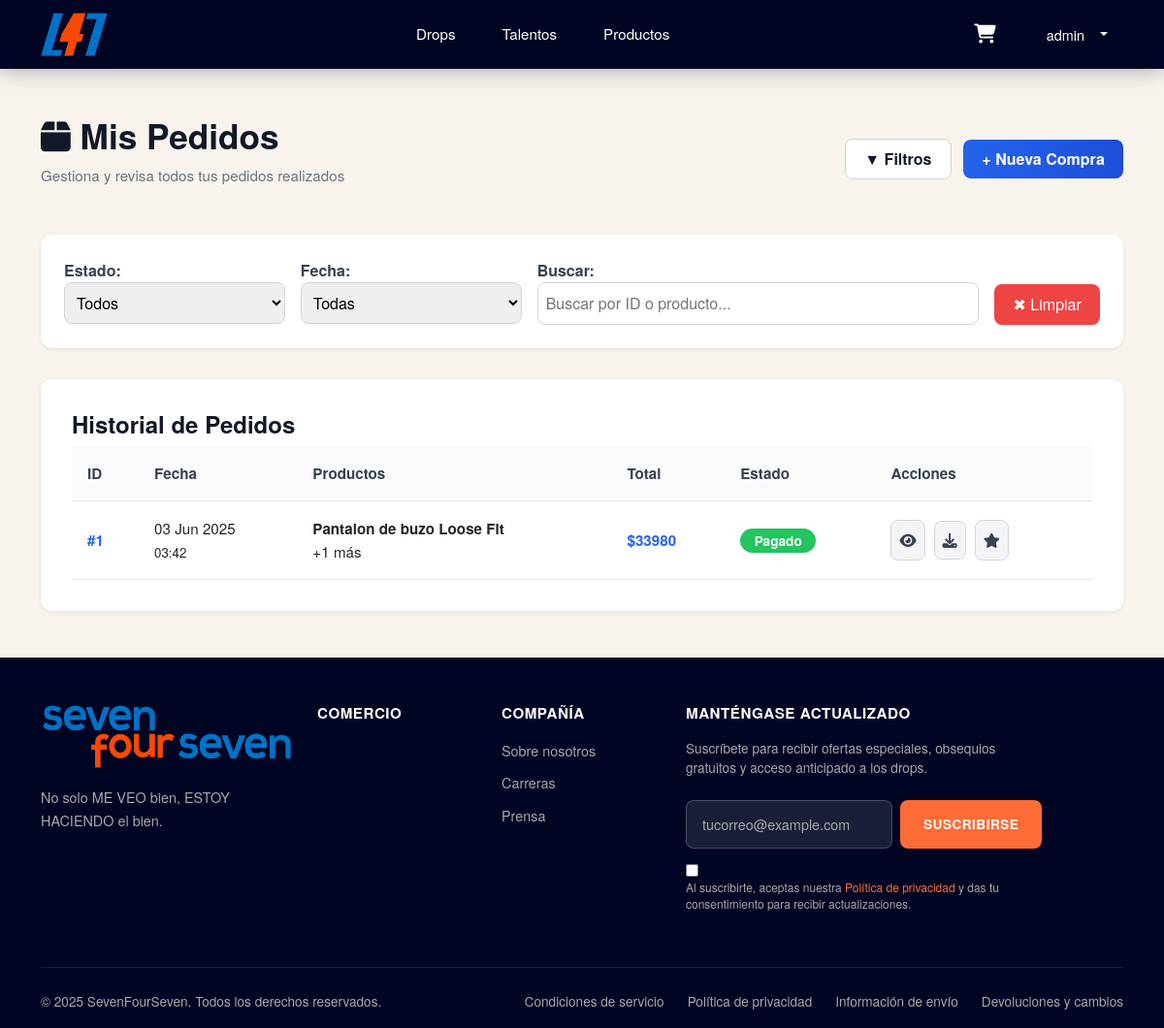
Page /orders/mis_pedidos/ (signed in) on the earlier database version.
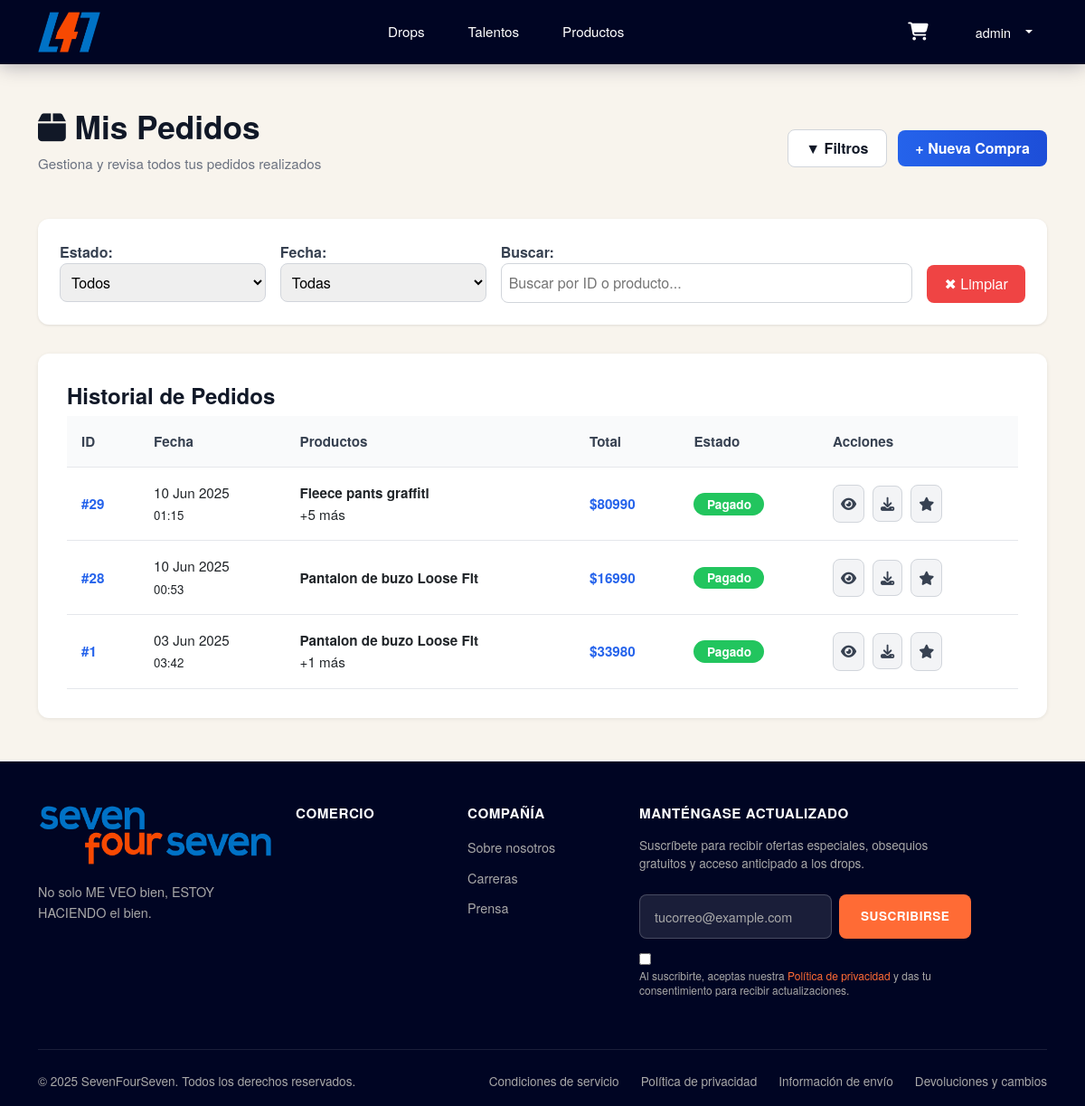
Same page on the later database version.
### apps/user/models.py (models this page shows, shortened)
class CustomUser(AbstractUser):
    image = models.ImageField('Imagen de perfil', upload_to='perfil/', blank=True, null=True)
    active_user = models.BooleanField(default=True)
    admin_user = models.BooleanField(default=False)
    is_staff = models.BooleanField(default=False)

### apps/orders/models.py (models this page shows, shortened)
class Order(models.Model):
    user = models.ForeignKey(CustomUser, on_delete=models.CASCADE)
    created_at = models.DateTimeField(auto_now_add=True)
    total = models.DecimalField(max_digits=10, decimal_places=2)
    payment_id = models.CharField(max_length=100, blank=True, null=True)  # para almacenar ID de MercadoPago/Webpay
    status = models.CharField(max_length=50, default='Pendiente')  # puedes usar: Pendiente, Pagado, Cancelado, etc.

class OrderItem(models.Model):
    order = models.ForeignKey(Order, on_delete=models.CASCADE, related_name='items')
    product = models.ForeignKey(Product, on_delete=models.DO_NOTHING)
    quantity = models.PositiveIntegerField()
    subtotal = models.DecimalField(max_digits=10, decimal_places=2)

### apps/product/models.py (models this page shows, shortened)
class Product(models.Model):
    name = models.CharField(max_length=100)
    price = models.DecimalField(max_digits=10, decimal_places=2)
    description = models.TextField()
    category = models.ForeignKey(ProductCategory, on_delete=models.PROTECT, related_name='products')
    drop = models.ForeignKey(Drop, on_delete=models.CASCADE, related_name='products', blank=True, null=True)
    discount = models.IntegerField( blank=True, null=True)
    stock = models.PositiveIntegerField(default=0)
    is_available = models.BooleanField(default=True)

### apps/orders/views.py (the view)
# urls.py: path('mis_pedidos/', views.mis_pedidos, name='mis_pedidos'),
@login_required
def mis_pedidos(request):
    orders = Order.objects.filter(user=request.user).select_related('user').prefetch_related('items__product')
    estado = request.GET.get('estado')
    fecha = request.GET.get('fecha')
    query = request.GET.get('q')
    if estado:
        orders = orders.filter(status__iexact=estado)
    if fecha:
        days = int(fecha)
        from_date = timezone.now() - timedelta(days=days)
        orders = orders.filter(created_at__gte=from_date)
    if query:
        orders = orders.filter(
            Q(id__icontains=query) |
            Q(items__product__name__icontains=query)
        ).distinct()
    orders = orders.order_by('-created_at')
    return render(request, 'orders/mis_pedidos.html', {'orders': orders})

### apps/orders/templates/orders/mis_pedidos.html (shortened to what this page needs)
{% extends 'base.html' %}
{% load static %}
{% block css %}
<link rel="stylesheet" href="{% static 'orders/css/pedidos.css' %}">
{% endblock css %}
{% block content %}
<div class="container py-5">
    <div class="order-header">
        <div>
            <h2><i class="fas fa-box"></i> Mis Pedidos</h2>
            <p class="order-subtitle">Gestiona y revisa todos tus pedidos realizados</p>
        </div>
        <div>
            <a class="btn btn-outline-dark me-2">&#x25BC; Filtros</a>
            <a class="btn btn-primary">+ Nueva Compra</a>
        </div>
    </div>
    <form class="filters w-100" method="get">
        <div style="flex: 1; min-width: 200px">
            <label>Estado:</label>
            <select>
                <option>Todos</option>
            </select>
        </div>
        <div style="flex: 1; min-width: 200px">
            <label>Fecha:</label>
            <select>
                <option>Todas</option>
            </select>
        </div>
        <div style="flex: 2; min-width: 250px">
            <label>Buscar:</label>
            <input type="text" placeholder="Buscar por ID o producto...">
        </div>
        <div style="align-self: end;">
            <button type="submit" class="btn-clear">&#x2716; Limpiar</button>
        </div>
    </form>
    <div class="order-container">
        <h4 style="font-weight: bold; color: #111827;">Historial de Pedidos</h4>
        <table class="orders-table">
            <thead>
                <tr>
                    <th>ID</th>
                    <th>Fecha</th>
                    <th>Productos</th>
                    <th>Total</th>
                    <th>Estado</th>
                    <th>Acciones</th>
                </tr>
            </thead>
            <tbody>
                {% for order in orders %}
                <tr>
                    <td><a href="#">#{{ order.id }}</a></td>
                    <td>{{ order.created_at|date:"d M Y" }}<br><small>{{ order.created_at|time:"H:i" }}</small></td>
                    <td>
                        <strong>{{ order.items.first.product.name }}</strong><br>
                        {% if order.items.count > 1 %}+{{ order.items.count|add:"-1" }} más{% endif %}
                    </td>
                    <td style="color:#2563eb;"><strong>${{ order.total|floatformat:0 }}</strong></td>
                    <td>
                        <span class="badge {{ order.status|lower }}">{{ order.status|title }}</span>
                    </td>
                    <td>
                        <button class="btn-icon"><i class="fas fa-eye"></i></button>
                        <a href="{% url 'orders:download_invoice' order.id %}" title="Descargar boleta"
                            class="btn-icon"><i class="fas fa-download"></i></a>
                        <button class="btn-icon"><i class="fas fa-star"></i></button>
                    </td>
                </tr>
                {% endfor %}
            </tbody>
        </table>
    </div>
</div>
{% endblock %}

### templates/base.html (shortened to what this page needs)
{% load static %}
<!DOCTYPE html>
<html lang="es">
<head>
    <link href="https://cdn.jsdelivr.net/npm/bootstrap@5.3.0/dist/css/bootstrap.min.css" rel="stylesheet">
    <link rel="stylesheet" href="https://cdnjs.cloudflare.com/ajax/libs/font-awesome/6.4.0/css/all.min.css">
    <link rel="stylesheet" href="{% static 'css/styles.css' %}">
    {% block css %} {% endblock css %}
</head>
<body>
    {% include 'header.html' %}
    {% block content %}
    {% endblock %}
    {% include 'footer.html' %}
</body>
</html>

### templates/header.html (shortened to what this page needs)
{% load static %}
<nav class="navbar navbar-expand-lg custom-header p-2">
    <div class="container">
        <a class="navbar-brand" href="{% url 'home:home' %}">
            <img src="{% static 'img/sfs-short-logo.png' %}" alt="L41 Logo" id="logoImg">
        </a>
        <div class="collapse navbar-collapse" id="navbarNav">
            <ul class="navbar-nav mx-auto">
                <li class="nav-item">
                    <a class="nav-link" href="{% url 'drop:drops' %}">Drops</a>
                </li>
                <li class="nav-item">
                    <a class="nav-link" href="{% url 'designers:designers' %}">Talentos</a>
                </li>
                <li class="nav-item">
                    <a class="nav-link" href="{% url 'products:products' %}">Productos</a>
                </li>
            </ul>
            <div class="header-actions">
                <a href="{% url 'cart:view_cart' %}" class="cart-btn">
                    <i class="fa-solid fa-cart-shopping"></i>
                </a>
                {% if user.is_authenticated %}
                <div class="dropdown user-dropdown">
                    <button class="dropdown-toggle" type="button" data-bs-toggle="dropdown">
                        <span>{{user.username}}</span>
                    </button>
                </div>
                {% else %}
                <a href="{% url 'user:login' %}" class="cart-btn">
                    <i class="fa-regular fa-user "></i>
                </a>
                {% endif %}
            </div>
        </div>
    </div>
</nav>

### templates/footer.html (shortened to what this page needs)
{% load static %}
<footer class="custom-footer">
    <div class="container">
        <div class="row">
            <div class="col-lg-3 col-md-6 mb-4">
                <div class="footer-logo">
                    <img src="{% static 'img/sfs-logo.png' %}" alt="L41 Logo" class="img-fluid">
                </div>
                <p class="footer-tagline">
                    No solo ME VEO bien, ESTOY HACIENDO el bien.
                </p>
            </div>
            <div class="col-lg-2 col-md-6 mb-4">
                <div class="footer-section">
                    <h6>Comercio</h6>
                </div>
            </div>
            <div class="col-lg-2 col-md-6 mb-4">
                <div class="footer-section">
                    <h6>Compañía</h6>
                    <ul class="footer-links">
                        <li><a href="#about">Sobre nosotros</a></li>
                        <li><a href="#careers">Carreras</a></li>
                        <li><a href="#press">Prensa</a></li>
                    </ul>
                </div>
            </div>
            <div class="col-lg-5 col-md-6 mb-4">
                <div class="footer-section newsletter-section">
                    <h6>Manténgase Actualizado</h6>
                    <p class="newsletter-description">
                        Suscríbete para recibir ofertas especiales, obsequios gratuitos y acceso anticipado a los drops.
                    </p>
                    <form class="newsletter-form" onsubmit="handleNewsletterSubmit(event)">
                        <input type="email" class="newsletter-input" placeholder="tucorreo@example.com" required
                            id="newsletterEmail">
                        <button type="submit" class="newsletter-btn">
                            Suscribirse
                        </button>
                    </form>
                    <div class="privacy-text">
                        <input type="checkbox" id="privacyCheck" class="me-2" required>
                        <label for="privacyCheck">
                            Al suscribirte, aceptas nuestra <a href="#privacy">Política de privacidad</a> y das tu
                            consentimiento para recibir actualizaciones.
                        </label>
                    </div>
                </div>
            </div>
        </div>
        <div class="footer-bottom">
            <div class="footer-bottom-content">
                <p class="copyright">
                    © 2025 SevenFourSeven. Todos los derechos reservados.
                </p>
                <div class="footer-legal">
                    <a href="#terms">Condiciones de servicio</a>
                    <a href="#privacy">Política de privacidad</a>
                    <a href="#shipping">Información de envío</a>
                    <a href="#returns">Devoluciones y cambios</a>
                </div>
            </div>
        </div>
    </div>
</footer>

### static/css/styles.css (style rules this page uses)
:root { --primary-bg: #000523; --accent-color: #ff6b35; --text-light: #ffffff; --text-muted: #a8a8a8; --hover-bg: rgba(255, 255, 255, 0.1); }
.custom-header { background-color: var(--primary-bg); padding: 0; position: sticky; top: 0; z-index: 1030; box-shadow: 0 2px 20px rgba(0, 5, 35, 0.3); transition: transform 0.3s ease; }
.navbar-brand img { height: 45px; width: auto; transition: transform 0.2s ease; }
.navbar-nav .nav-link { color: var(--text-light) !important; font-weight: 500; font-size: 0.95rem; padding: 0.75rem 1.25rem !important; position: relative; transition: all 0.3s ease; border-radius: 6px; margin: 0 0.25rem; }
.navbar-nav .nav-link::after { content: ""; position: absolute; bottom: 8px; left: 50%; transform: translateX(-50%); width: 0; height: 2px; background-color: var(--accent-color); transition: width 0.3s ease; }
.header-actions { display: flex; align-items: center; gap: 1rem; }
.cart-btn { position: relative; background: none; border: none; color: var(--text-light); padding: 0.75rem; border-radius: 8px; transition: all 0.3s ease; cursor: pointer; }
.cart-btn i { font-size: 1.25rem; }
.user-dropdown .dropdown-toggle { background: none; border: none; color: var(--text-light); padding: 0.75rem 1rem; border-radius: 8px; transition: all 0.3s ease; display: flex; align-items: center; gap: 0.5rem; font-size: 0.9rem; }
.user-dropdown .dropdown-toggle::after { margin-left: 0.5rem; transition: transform 0.3s ease; }
.custom-footer { background-color: var(--primary-bg); color: var(--text-light); padding: 3rem 0 1rem 0; margin-top: auto; }
.footer-logo img { height: 68px; width: auto; margin-bottom: 1rem; }
.footer-tagline { color: var(--text-muted); font-size: 0.9rem; margin-bottom: 0; max-width: 280px; }
.footer-section h6 { color: var(--text-light); font-weight: 600; font-size: 0.95rem; margin-bottom: 1rem; text-transform: uppercase; letter-spacing: 0.5px; }
.footer-links { list-style: none; padding: 0; }
.footer-links li { margin-bottom: 0.5rem; }
.footer-links a { color: var(--text-muted); text-decoration: none; font-size: 0.9rem; transition: all 0.3s ease; display: inline-block; }
.newsletter-section { max-width: 350px; }
.newsletter-description { color: var(--text-muted); font-size: 0.85rem; margin-bottom: 1.5rem; line-height: 1.5; }
.newsletter-form { display: flex; gap: 0.5rem; margin-bottom: 1rem; }
.newsletter-input { flex: 1; background-color: rgba(255, 255, 255, 0.1); border: 1px solid rgba(255, 255, 255, 0.2); border-radius: 8px; padding: 0.75rem 1rem; color: var(--text-light); font-size: 0.9rem; transition: all 0.3s ease; }
.newsletter-input::placeholder { color: var(--text-muted); }
.newsletter-btn { background-color: var(--accent-color); border: none; border-radius: 8px; padding: 0.75rem 1.5rem; color: white; font-weight: 600; font-size: 0.85rem; text-transform: uppercase; letter-spacing: 0.5px; cursor: pointer; transition: all 0.3s ease; white-space: nowrap; }
.privacy-text { font-size: 0.75rem; color: var(--text-muted); line-height: 1.4; }
.privacy-text a { color: var(--accent-color); text-decoration: none; }
.footer-bottom { border-top: 1px solid rgba(255, 255, 255, 0.1); padding-top: 1.5rem; margin-top: 2rem; }
.footer-bottom-content { display: flex; justify-content: space-between; align-items: center; flex-wrap: wrap; gap: 1rem; }
.copyright { color: var(--text-muted); font-size: 0.85rem; margin: 0; }
.footer-legal { display: flex; gap: 1.5rem; flex-wrap: wrap; }
.footer-legal a { color: var(--text-muted); text-decoration: none; font-size: 0.85rem; transition: color 0.3s ease; }

### templates/base.html (style rules this page uses)
body { font-family: 'Helvetica Neue', Arial, sans-serif; background-color: #F8F4ED; line-height: 1.6; }

Differences in the rows shown:
added Order: id "29", created_at "10 Jun 2025", created_at "01:15", items.first.product.name "Fleece pants graffiti", items.count|add "5", total "80990", status "Pagado"
added Order: id "28", created_at "10 Jun 2025", created_at "00:53", items.first.product.name "Pantalon de buzo Loose Fit", total "16990", status "Pagado"
